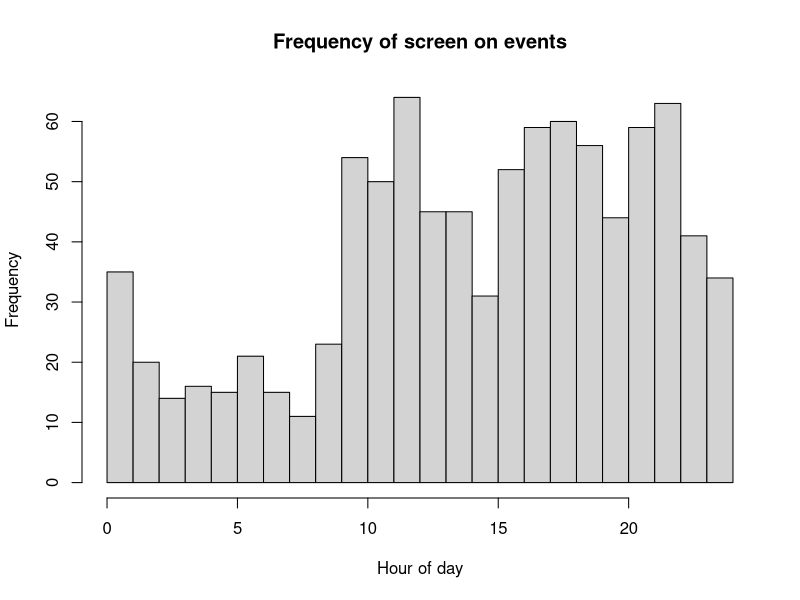

Reproduce this figure in R. (Note: a time limit stopped this script after it produced the figure.)
## ---- chunk 1
ndays=10
lambda_s = 1.5
lambda_w = 5
mu_s = 1
mu_w = 8.5
sd_s = .5
sd_w = .25
init_t = 15
anchor_t=14
d0="3/2/2019" ## d0 is the first day of follow-up. If you have your own data, set d0 equal to the date of first data.

#2pm = origin
A2B_ts = function(xx,anchor_hr=14){
  if(length(xx)>1){
    for(i in 1:length(xx)){
      if(xx[i]<=anchor_hr){
        xx[i]=(24-anchor_hr)+xx[i]
      }else{
        xx[i]=xx[i]-anchor_hr
      }
    }
    return(xx)
  }else{
    if(xx<=anchor_hr){
      return(24-anchor_hr+xx)
    }else{
      return(xx-anchor_hr)
    }
  }
}

## generate time to bed/wake for each day
t_s = rnorm(ndays,mu_s,sd_s)
t_w = rnorm(ndays,mu_w,sd_w)

## generate waiting times
curt = init_t
curday=1
outmat_mod=c()
while(TRUE){
  if(curt>init_t+24){
    curt = curt-24
    curday=curday+1
    if(curday>ndays){
      break
    }
  }
  if(A2B_ts(curt)<A2B_ts(t_s[curday])){
    tnex = curt+rexp(1,lambda_w)
    if(A2B_ts(tnex)>=A2B_ts(t_s[curday])){
      tnex = curt+A2B_ts(t_s[curday])-A2B_ts(curt)+rexp(1,lambda_s)
    }
    outmat_mod=rbind(outmat_mod,c(curt,tnex,curday))
  }else if(A2B_ts(curt)<A2B_ts(t_w[curday])){
    tnex = curt+rexp(1,lambda_s)
    if(A2B_ts(tnex)>=A2B_ts(t_w[curday])){
      tnex = curt+A2B_ts(t_w[curday])-A2B_ts(curt)+rexp(1,lambda_w)
    }
    outmat_mod=rbind(outmat_mod,c(curt,tnex,curday))
  }else{
    tnex = curt+rexp(1,lambda_w)
    outmat_mod=rbind(outmat_mod,c(curt,tnex,curday))
  }
  curt=tnex
}

Mod2Orig = function(tmat,d0,format="%m/%d/%Y %H:%M:%S",tz="EST"){
  tmat_out = matrix(NA,nrow=nrow(tmat),ncol=2)
  t0=as.POSIXct(paste(d0,"00:00:00",sep=" "),tz=tz,format)
  for(i in 1:nrow(tmat)){
    tmat_out[i,1]=strftime(as.POSIXct(as.numeric(t0)+60*60*(tmat[i,1]+24*tmat[i,3]),tz=tz,origin="1970-01-01"),tz="EST",format)
    tmat_out[i,2]=strftime(as.POSIXct(as.numeric(t0)+60*60*(tmat[i,2]+24*tmat[i,3]),tz=tz,origin="1970-01-01"),tz="EST",format)
  }
  return(data.frame(t0=tmat_out[,1],t1=tmat_out[,2],stringsAsFactors=F))
}

Orig2Mod = function(tmat,anchor_hr,format="%m/%d/%Y %H:%M:%S",tz="EST"){
  tmat_out = matrix(NA,nrow=nrow(tmat),ncol=3)
  for(i in 1:nrow(tmat)){
    anchor_cur=anchor_hr*60*60+as.numeric(as.POSIXct(strftime(as.POSIXct(tmat[i,1],tz=tz,format=format,origin="1970-01-01"),tz=tz,format="%m/%d/%Y"),tz=tz,format="%m/%d/%Y"))
    if(as.numeric(as.POSIXct(tmat[i,1],tz=tz,format=format,origin="1970-01-01"))<anchor_cur){
      anchor_cur=anchor_hr*60*60+as.numeric(as.POSIXct(strftime(as.POSIXct(as.numeric(as.POSIXct(tmat[i,1],tz=tz,format=format,origin="1970-01-01"))-24*60*60,tz=tz,origin="1970-01-01"),tz=tz,format="%m/%d/%Y"),tz=tz,format="%m/%d/%Y"))
    }
    if(i==1){anchor0=anchor_cur}
    tmat_out[i,1]=anchor_hr+(as.numeric(as.POSIXct(tmat[i,1],tz=tz,format=format,origin="1970-01-01"))-anchor_cur)/(60*60)
    tmat_out[i,2]=anchor_hr+(as.numeric(as.POSIXct(tmat[i,2],tz=tz,format=format,origin="1970-01-01"))-anchor_cur)/(60*60)
    tmat_out[i,3]=round((anchor_cur-anchor0)/(24*60*60))+1
  }
  return(tmat_out)
}

outmat_orig=Mod2Orig(outmat_mod,d0,format="%m/%d/%Y %H:%M:%S") #d0 tells Mod2Orig when the first day of follow-up is.
compare_to_outmat_mod=Orig2Mod(outmat_orig,anchor_hr=anchor_t)

head(outmat_orig)
head(outmat_mod)
head(compare_to_outmat_mod)

## ---- chunk 2
hist(outmat_mod[,1] %% 24,breaks=24,xlim=c(0,24),xlab="Hour of day",main="Frequency of screen on events")

## ---- chunk 3
## perform quadrature of multivariate normal

## compute Gauss-Hermite quadrature points and weights
## for a one-dimensional integral.
## points -- number of points
## interlim -- maximum number of Newton-Raphson iterations

library(mvtnorm)

hermite <- function (points, z) {
  p1 <- 1/pi^0.4
  p2 <- 0
  for (j in 1:points) {
    p3 <- p2
    p2 <- p1
    p1 <- z * sqrt(2/j) * p2 - sqrt((j - 1)/j) * p3
  }
  pp <- sqrt(2 * points) * p2
  c(p1, pp)
}

gauss.hermite <- function (points, iterlim = 50) {
  x <- w <- rep(0, points)
  m <- (points + 1)/2
  for (i in 1:m) {
    z <- if (i == 1) 
      sqrt(2 * points + 1) - 2 * (2 * points + 1)^(-1/6)
    else if (i == 2) 
      z - sqrt(points)/z
    else if (i == 3 || i == 4) 
      1.9 * z - 0.9 * x[i - 2]
    else 2 * z - x[i - 2]
    for (j in 1:iterlim) {
      z1 <- z
      p <- hermite(points, z)
      z <- z1 - p[1]/p[2]
      if (abs(z - z1) <= 1e-15) 
        break
    }
    if (j == iterlim) 
      warning("iteration limit exceeded")
    x[points + 1 - i] <- -(x[i] <- z)
    w[i] <- w[points + 1 - i] <- 2/p[2]^2
  }
  r <- cbind(x * sqrt(2), w/sum(w))
  colnames(r) <- c("Points", "Weights")
  r
}


## compute multivariate Gaussian quadrature points
## n     - number of points each dimension before pruning
## mu    - mean vector
## sigma - covariance matrix
## prune - NULL - no pruning; [0-1] - fraction to prune
mgauss.hermite <- function(n, mu, sigma, prune=NULL) {
  if(!all(dim(sigma) == length(mu)))
    stop("mu and sigma have nonconformable dimensions")
  
  dm  <- length(mu)
  gh  <- gauss.hermite(n)
  #idx grows exponentially in n and dm
  idx <- as.matrix(expand.grid(rep(list(1:n),dm)))
  pts <- matrix(gh[idx,1],nrow(idx),dm)
  wts <- apply(matrix(gh[idx,2],nrow(idx),dm), 1, prod)
  
  ## prune
  if(!is.null(prune)) {
    qwt <- quantile(wts, probs=prune)
    pts <- pts[wts > qwt,]
    wts <- wts[wts > qwt]
  }
  
  ## rotate, scale, translate points
  eig <- eigen(sigma) 
  rot <- eig$vectors %*% diag(sqrt(eig$values))
  pts <- t(rot %*% t(pts) + mu)
  return(list(points=pts, weights=wts))
}

## ---- chunk 4

IndLik = function(t_init,wt,xs,xw,lambda_s,lambda_w,mu_s,mu_w){
  if(t_init+wt>mu_s+24){ # return pr(t_init+wt>mu_s+24) instead of density
    if(t_init<xs){
      denom=1-exp(-lambda_w*(xs-t_init))+exp(-lambda_s*(xs-t_init))-exp(-lambda_s*(xw-t_init))+exp(-lambda_w*(xw-t_init))-exp(-lambda_w*(mu_s+24-t_init))+(1/(1-exp(-lambda_s*24)))*(exp(-lambda_s*(mu_s+24-t_init))-exp(-lambda_s*(mu_w+24-t_init)))+(1/(1-exp(-lambda_w*24)))*(exp(-lambda_s*(mu_w+24-t_init))-exp(-lambda_w*(mu_w+48-t_init)))
      numer=(1/(1-exp(-lambda_s*24)))*(exp(-lambda_s*(mu_s+24-t_init))-exp(-lambda_s*(mu_w+24-t_init)))+(1/(1-exp(-lambda_w*24)))*(exp(-lambda_s*(mu_w+24-t_init))-exp(-lambda_w*(mu_w+48-t_init)))
      return(numer/denom)
    }else if(t_init<xw){
      denom=1-exp(-lambda_s*(xw-t_init))+exp(-lambda_w*(xw-t_init))-exp(-lambda_w*(mu_s+24-t_init))+(1/(1-exp(-lambda_s*24)))*(exp(-lambda_s*(mu_s+24-t_init))-exp(-lambda_s*(mu_w+24-t_init)))+(1/(1-exp(-lambda_w*24)))*(exp(-lambda_s*(mu_w+24-t_init))-exp(-lambda_w*(mu_w+48-t_init)))
      numer=(1/(1-exp(-lambda_s*24)))*(exp(-lambda_s*(mu_s+24-t_init))-exp(-lambda_s*(mu_w+24-t_init)))+(1/(1-exp(-lambda_w*24)))*(exp(-lambda_s*(mu_w+24-t_init))-exp(-lambda_w*(mu_w+48-t_init)))
      return(numer/denom)
    }else{
      denom=1-exp(-lambda_w*(mu_s+24-t_init))+(1/(1-exp(-lambda_s*24)))*(exp(-lambda_s*(mu_s+24-t_init))-exp(-lambda_s*(mu_w+24-t_init)))+(1/(1-exp(-lambda_w*24)))*(exp(-lambda_s*(mu_w+24-t_init))-exp(-lambda_w*(mu_w+48-t_init)))
      numer=(1/(1-exp(-lambda_s*24)))*(exp(-lambda_s*(mu_s+24-t_init))-exp(-lambda_s*(mu_w+24-t_init)))+(1/(1-exp(-lambda_w*24)))*(exp(-lambda_s*(mu_w+24-t_init))-exp(-lambda_w*(mu_w+48-t_init)))
      return(numer/denom)
    }
  }
  if(t_init<xs){
    denom=1-exp(-lambda_w*(xs-t_init))+exp(-lambda_s*(xs-t_init))-exp(-lambda_s*(xw-t_init))+exp(-lambda_w*(xw-t_init))-exp(-lambda_w*(mu_s+24-t_init))+(1/(1-exp(-lambda_s*24)))*(exp(-lambda_s*(mu_s+24-t_init))-exp(-lambda_s*(mu_w+24-t_init)))+(1/(1-exp(-lambda_w*24)))*(exp(-lambda_s*(mu_w+24-t_init))-exp(-lambda_w*(mu_w+48-t_init)))
    if(t_init+wt<xs){
      return(lambda_w*exp(-lambda_w*(wt))/denom)
    }else if(t_init+wt<xw){
      return(lambda_s*exp(-lambda_w*(xs-t_init)-lambda_s*(t_init+wt-xs))/denom)
    }else{
      return(lambda_w*exp(-lambda_w*(xs-t_init)-lambda_s*(xw-xs)-lambda_w*(t_init+wt-xw))/denom)
    }
  }else if(t_init<xw){
    denom=1-exp(-lambda_s*(xw-t_init))+exp(-lambda_w*(xw-t_init))-exp(-lambda_w*(mu_s+24-t_init))+(1/(1-exp(-lambda_s*24)))*(exp(-lambda_s*(mu_s+24-t_init))-exp(-lambda_s*(mu_w+24-t_init)))+(1/(1-exp(-lambda_w*24)))*(exp(-lambda_s*(mu_w+24-t_init))-exp(-lambda_w*(mu_w+48-t_init)))
    if(t_init+wt<xw){
      return(lambda_s*exp(-lambda_s*(wt))/denom)
    }else{
      return(lambda_w*exp(-lambda_s*(xw-t_init)-lambda_w*(t_init+wt-xw))/denom)    
    }
  }else{
    denom=1-exp(-lambda_w*(mu_s+24-t_init))+(1/(1-exp(-lambda_s*24)))*(exp(-lambda_s*(mu_s+24-t_init))-exp(-lambda_s*(mu_w+24-t_init)))+(1/(1-exp(-lambda_w*24)))*(exp(-lambda_s*(mu_w+24-t_init))-exp(-lambda_w*(mu_w+48-t_init)))
    return(lambda_w*exp(-lambda_w*(wt))/denom)
  }
}


JointLik = function(mat,mu_s,mu_w,sigma_s,sigma_w,rho,lambda_s,lambda_w,x_s,x_w,INCL_DENSITY=FALSE,loglik=FALSE,incl_rho=FALSE){
  if(x_s>x_w){
    if(loglik){
      return(-Inf)
    }else{
      return(0)
    }
  }
  if(!is.null(nrow(mat)) && nrow(mat)>0){
    if(loglik){
      t1=0
      for(i in 1:nrow(mat)){
        t1=t1+log(IndLik(mat[i,1],mat[i,2]-mat[i,1],x_s,x_w,lambda_s,lambda_w,mu_s,mu_w))
      }
    }else{
      t1=1
      for(i in 1:nrow(mat)){
        t1=t1*IndLik(mat[i,1],mat[i,2]-mat[i,1],x_s,x_w,lambda_s,lambda_w,mu_s,mu_w)
      }
    }
  }else{
    if(loglik){
      t1=0
    }else{
      t1=1
    }
  }
  if(INCL_DENSITY){
    if(!incl_rho){rho=0}
    if(loglik){
      t2=log(dmvnorm(c(x_s,x_w),mean = c(mu_s,mu_w), sigma= matrix(c(sigma_s^2,rho*sigma_s*sigma_w,rho*sigma_s*sigma_w,sigma_w^2),nrow=2,byrow=T)))
    }else{
      t2=dmvnorm(c(x_s,x_w),mean = c(mu_s,mu_w), sigma= matrix(c(sigma_s^2,rho*sigma_s*sigma_w,rho*sigma_s*sigma_w,sigma_w^2),nrow=2,byrow=T))
    }
  }else{
    if(loglik){
      t2=0
    }else{
      t2=1
    }
  }
  if(loglik){
    return(t1+t2)
  }else{
    return(t1*t2)
  }
}


MargLik = function(mat,mu_s,mu_w,sigma_s,sigma_w,rho,lambda_s,lambda_w,incl_rho,loglik=FALSE){
  if( mu_s> mu_w || sigma_s<0 || sigma_w<0 || abs(rho)>1 || lambda_s<0 || lambda_w <0 || lambda_s > lambda_w){
    if(loglik){
      return(-Inf)
    } else{
      return(0)
    } 
  }
  if(is.null(nrow(mat)) || nrow(mat)==0){
    if(loglik){
      return(0)    
    }else{
      return(1)
    }
  }
  if(incl_rho){
    Sigma=matrix(c(sigma_s^2,rho*sigma_s*sigma_w,rho*sigma_s*sigma_w,sigma_w^2),nrow=2,byrow=T)
  }else{
    Sigma=matrix(c(sigma_s^2,0,0,sigma_w^2),nrow=2,byrow=T)
  }
  ghout=mgauss.hermite(10,c(mu_s,mu_w),Sigma)
  return(sum(ghout$weights*unlist(lapply(1:nrow(ghout$points),function(xx) JointLik(mat,mu_s,mu_w,sigma_s,sigma_w,rho,lambda_s,lambda_w,ghout$points[xx,1],ghout$points[xx,2],loglik,incl_rho)))))
}


InitialParameters = function(mat_mod,anchor_t){
  itrvl_len_v = seq(6,9,.5)
  out_ls=list()
  ratio_v = rep(NA,length(itrvl_len_v))
  # find mu_s0, mu_w0
  for(j in 1:length(itrvl_len_v)){
    itrvl_len=itrvl_len_v[j]
    start_vals=seq(0,24-itrvl_len,.25)
    frac_vals = rep(NA,length(start_vals))
    for(i in 1:length(start_vals)){
      frac_vals[i]=length(intersect(which(mat_mod[,1]>anchor_t+start_vals[i]),which(mat_mod[,1]<anchor_t+start_vals[i]+itrvl_len)))/nrow(mat_mod)
    }
    mu_s0=start_vals[order(frac_vals)[1]]+anchor_t
    mu_w0=mu_s0+itrvl_len
    # find rate during average sleep and average waking interval
    ndays= length(unique(mat_mod[,3]))
    lambda_s0=(min(frac_vals)*nrow(mat_mod)/ndays)/itrvl_len
    lambda_w0=((1-min(frac_vals))*nrow(mat_mod)/ndays)/(24-itrvl_len)
    out_ls[[j]]=list(mu_s0,mu_w0,lambda_s0,lambda_w0)
    ratio_v[j]=lambda_s0/lambda_w0
  }
  return(unlist(out_ls[[order(ratio_v)[1]]]))
}


GridSearchInitPars = function(mat_mod,anchor_t,labels,ls_ids,mu_s0,mu_w0,lambda_s0,lambda_w0,incl_rho){
  sd_s_v = c(.25,.5,1)
  sd_w_v = c(.25,.5,1)
  if(incl_rho){
    rho_v= c(0,.25,.5,.75)
  }else{
    rho_v=c(0)
  }
  g=function(par_v){
    liktot=0
    for(i in 1:length(labels)){
      mat=mat_mod[ls_ids[[i]],1:2]
      liktot=liktot-log(MargLik(mat,par_v[1],par_v[2],par_v[3],par_v[4],par_v[5],par_v[6],par_v[7],incl_rho))
    }
    return(liktot)
  }
  minval=Inf
  for(sd_s in sd_s_v){
    for(sd_w in sd_w_v){
      for(rho in rho_v){
        par_v=c(mu_s0,mu_w0,sd_s,sd_w,rho,lambda_s0,lambda_w0)
        curval=g(par_v)
        if(curval<minval){
          cur_par=par_v
          minval=curval
        }
      }
    }
  }
  return(par_v)
}


FindParamMLEs = function(dat,anchor_t,incl_rho=FALSE,twostage=FALSE,maxiter=20,init_par=NULL,tol=.0001){
  labels=unique(dat[,3])
  ls_ids = list()
  for(i in 1:length(labels)){
    ls_ids[[i]]=which(dat[,3]==i)
  }
  if(is.null(init_par)){
    cat("Identifying good initial model parameters...\n")
    init_pars4=InitialParameters(dat,anchor_t)
    mu_s0=init_pars4[1]
    mu_w0=init_pars4[2]
    lambda_s0=init_pars4[3]
    lambda_w0=init_pars4[4]
    init_par = GridSearchInitPars(dat,anchor_t,labels,ls_ids,mu_s0,mu_w0,lambda_s0,lambda_w0,incl_rho)
  }
  cur_par=init_par
  #### no iteration approach
  if(!twostage){
    if(incl_rho){
      g3 = function(par_v){
        liktot=0
        for(i in 1:length(labels)){
          mat=dat[ls_ids[[i]],1:2]
          liktot=liktot-log(MargLik(mat,par_v[1],par_v[2],par_v[3],par_v[4],par_v[5],par_v[6],par_v[7],incl_rho))
        }
        return(liktot)
      }
      optim.out3=optim(par=cur_par[c(1,2,3,4,5,6,7)],g3,control=list(maxit=1000))
      cur_par[c(1,2,3,4,5,6,7)]=optim.out3$par
    }else{
      g3 = function(par_v){
        liktot=0
        for(i in 1:length(labels)){
          mat=dat[ls_ids[[i]],1:2]
          liktot=liktot-log(MargLik(mat,par_v[1],par_v[2],par_v[3],par_v[4],0,par_v[5],par_v[6],incl_rho))
        }
        return(liktot)
      }
      optim.out3=optim(par=cur_par[c(1,2,3,4,6,7)],g3,control=list(maxit=1000))
      cur_par[c(1,2,3,4,6,7)]=optim.out3$par
    }
    return(cur_par)
  }else{
    ### iteration approach
    prev_par=cur_par
    cat("Numerical optimization (using optim) until convergence (maxiter=",maxiter,"):\n")
    for(i in 1:maxiter){
      g1=function(par_v){
        liktot=0
        for(i in 1:length(labels)){
          mat=dat[ls_ids[[i]],1:2]
          liktot=liktot-log(MargLik(mat,par_v[1],par_v[2],cur_par[3],cur_par[4],cur_par[5],par_v[3],par_v[4],incl_rho))
        }
        return(liktot)
      }
      optim.out1=optim(par=cur_par[c(1,2,6,7)],g1,control=list(maxit=1000))
      cur_par[c(1,2,6,7)]=optim.out1$par
      if(incl_rho){
        g2=function(par_v){
          liktot=0
          for(i in 1:length(labels)){
            mat=dat[ls_ids[[i]],1:2]
            liktot=liktot-log(MargLik(mat,cur_par[1],cur_par[2],par_v[1],par_v[2],par_v[3],cur_par[6],cur_par[7],incl_rho))
          }
          return(liktot)
        }
        optim.out2=optim(par=cur_par[c(3,4,5)],g2,control=list(maxit=1000))
        cur_par[c(3,4,5)]=optim.out2$par
      }else{
        g2=function(par_v){
          liktot=0
          for(i in 1:length(labels)){
            mat=dat[ls_ids[[i]],1:2]
            liktot=liktot-log(MargLik(mat,cur_par[1],cur_par[2],par_v[1],par_v[2],0,cur_par[6],cur_par[7],incl_rho))
          }
          return(liktot)
        }
        optim.out2=optim(par=cur_par[c(3,4)],g2,control=list(maxit=1000))
        cur_par[c(3,4)]=optim.out2$par
      }
      cat("Iter ",i,": mu_s =",cur_par[1],"; mu_w =",cur_par[2],"; sd_s =",cur_par[3],"; sd_w =",cur_par[4],"; rho =",cur_par[5],"; lambda_s =",cur_par[6],"; lambda_w =",cur_par[7],"\n")
      if(sum((prev_par-cur_par)^2)<tol){
        break
      }else{
        prev_par=cur_par
      }
    }
    return(cur_par)
  }
}

mle.out=FindParamMLEs(outmat_mod,anchor_t,incl_rho=FALSE,twostage=FALSE)

## ---- chunk 5
sleep_t_h=floor(mle.out[1]%%24)
sleep_t_m=floor((mle.out[1]%%24-floor(mle.out[1]%%24))*60)
if(sleep_t_m<10){
  sleep_t=paste(sleep_t_h,":0",sleep_t_m,sep="")
}else{
  sleep_t=paste(sleep_t_h,":",sleep_t_m,sep="")
}
wake_t_h=floor(mle.out[2]%%24)
wake_t_m=floor((mle.out[2]%%24-floor(mle.out[2]%%24))*60)
if(wake_t_m<10){
  wake_t=paste(wake_t_h,":0",wake_t_m,sep="")
}else{
  wake_t=paste(wake_t_h,":",wake_t_m,sep="")
}
cat(paste(" Avg. time to sleep = ",sleep_t," (+/- ",round(mle.out[3],1)," hour)\n",sep="")
,(paste("Avg. time to wake  = ",wake_t," (+/- ",round(mle.out[4],1)," hour)\n",sep=""))
,(paste("Correlation between time to sleep and time to wake = ",round(mle.out[5],2),"\n",sep=""))
,(paste("Rate (per hour) of frequency of phone use while asleep = ", round(mle.out[6],5),"\n",sep=""))
,(paste("Rate (per hour) of frequency of phone use while awake = ", round(mle.out[7],5),"\n",sep="")))
## ---- chunk 6

GetIndSleepEstimates =function(mat_mod,mle.out){
  labels=unique(mat_mod[,3])
  ls_ids = list()
  for(i in 1:length(labels)){
    ls_ids[[i]]=which(mat_mod[,3]==i)
  }
  xmat = matrix(NA,nrow=length(labels),ncol=3)
  for(i in 1:length(labels)){
    mat=mat_mod[ls_ids[[i]],1:2]
    g3=function(par_v){
      return(-JointLik(mat,mle.out[1],mle.out[2],mle.out[3],mle.out[4],mle.out[5],mle.out[6],mle.out[7],par_v[1],par_v[2],INCL_DENSITY=TRUE,loglik=TRUE))
    }
    optim.out3=optim(par=mle.out[1:2],g3,control=list(maxit=1000))
    xmat[i,]=c(optim.out3$par,labels[i])
  }
  return(xmat)
}

## ---- chunk 7
xest=GetIndSleepEstimates(outmat_mod,mle.out)
## ---- chunk 8
xest_orig=Mod2Orig(xest,d0,format="%m/%d/%Y %H:%M:%S")
names(xest_orig)=c("bedtime","wake-up time")
xest_orig
